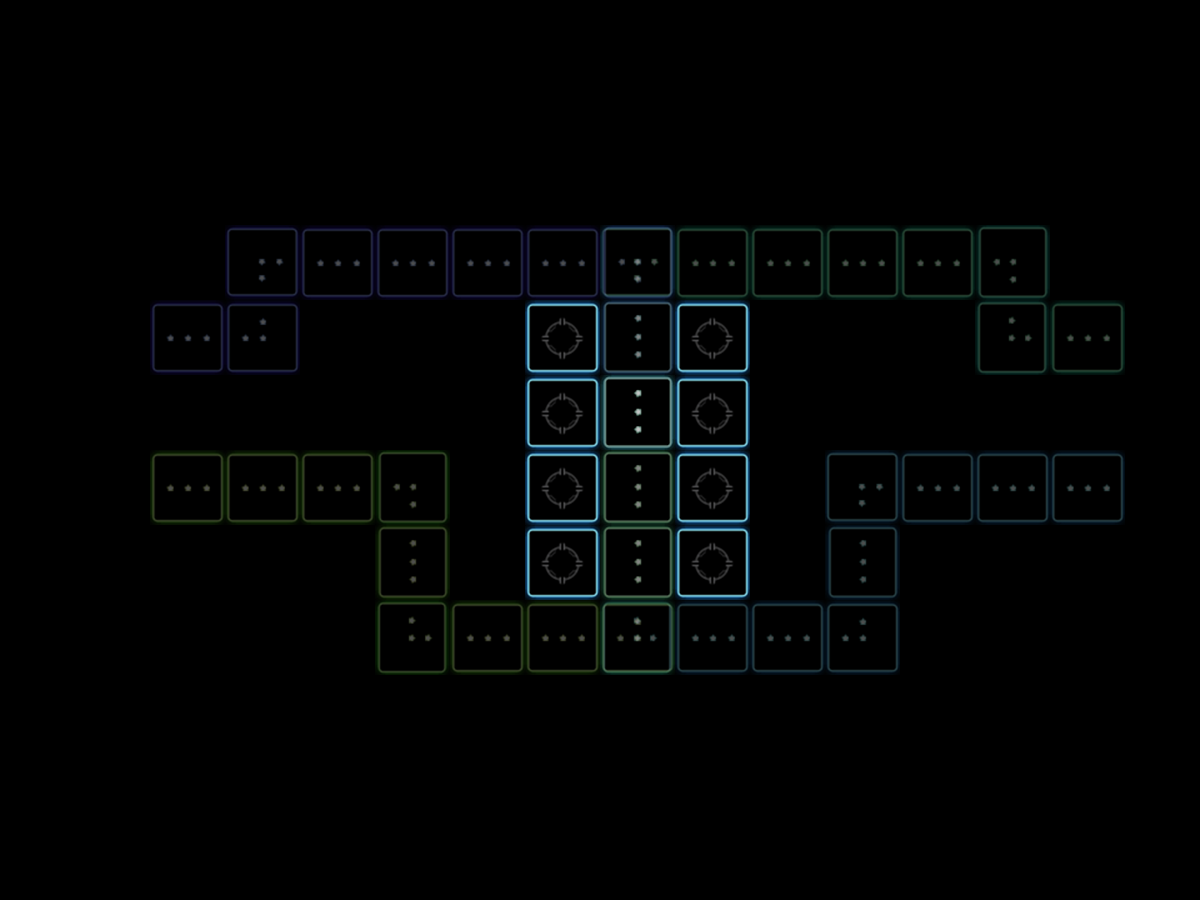

A 2D game scene composited from a Tiled map and its tileset images. What follows is a short description and the map's XML, with each tile layer's data collapsed to a summary:
An orthogonal 16x12 tile map with 75x75 px tiles, 5 tile layers (road1, road2, road3, road4, ...), 10 tilesets.

<map version="1.0" tiledversion="1.1.6" orientation="orthogonal" renderorder="left-down" width="16" height="12" tilewidth="75" tileheight="75" infinite="0" nextobjectid="1">
 <tileset firstgid="1" source="battle.tsx" />
 <tileset firstgid="2" source="heroPos.tsx" />
 <tileset firstgid="3" source="lr.tsx" />
 <tileset firstgid="4" source="lt.tsx" />
 <tileset firstgid="5" source="lr_r1.tsx" />
 <tileset firstgid="6" source="lt_r1.tsx" />
 <tileset firstgid="7" source="lr_r2.tsx" />
 <tileset firstgid="8" source="lt_r2.tsx" />
 <tileset firstgid="9" source="lr_r3.tsx" />
 <tileset firstgid="10" source="lt_r3.tsx" />
 <layer name="road1" width="16" height="12">
  <data>[192 cells, 12 non-empty, 2 distinct tile ids]</data>
 </layer>
 <layer name="road2" width="16" height="12">
  <data>[192 cells, 10 non-empty, 2 distinct tile ids]</data>
 </layer>
 <layer name="road3" width="16" height="12">
  <data>[192 cells, 12 non-empty, 2 distinct tile ids]</data>
 </layer>
 <layer name="road4" width="16" height="12">
  <data>[192 cells, 10 non-empty, 2 distinct tile ids]</data>
 </layer>
 <layer name="tower" width="16" height="12">
  <data>[192 cells, 8 non-empty, 2 distinct tile ids]</data>
 </layer>
</map>
